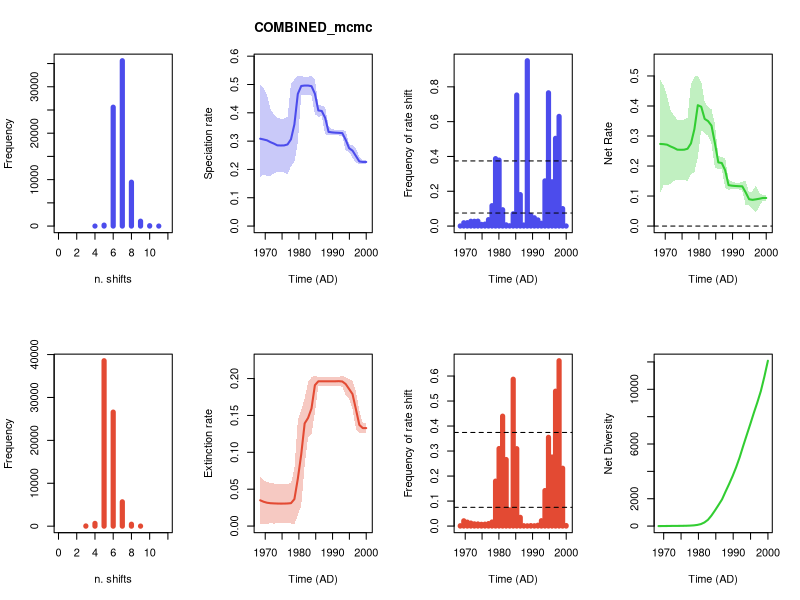

Write the R code that produced this figure.


pdf(file='combined/COMBINED_RTT_plots.pdf',width=12, height=8)
par(mfrow=c(2,4))
library(scales)
###COMBINED_mcmc###

#Number Shifts
unique=c(4.0, 5.0,6.0,7.0,8.0,9.0,10.0,11.0)
counts=c(1, 206,25600,35606,9450,1054,80,3)
plot(unique,counts,type = 'h', xlim = c(0,12.0), ylab = 'Frequency', xlab = 'n. shifts',lwd=5,col='#4c4cec')
#Speciation rate Plot
time=c(1968.5078125, 1969.5234375,1970.5390625,1971.5546875,1972.5703125,1973.5859375,1974.6015625,1975.6171875,1976.6328125,1977.6484375,1978.6640625,1979.6796875,1980.6953125,1981.7109375,1982.7265625,1983.7421875,1984.7578125,1985.7734375,1986.7890625,1987.8046875,1988.8203125,1989.8359375,1990.8515625,1991.8671875,1992.8828125,1993.8984375,1994.9140625,1995.9296875,1996.9453125,1997.9609375,1998.9765625,1999.9921875)
rate=c(0.308541206956, 0.305766090851,0.30271176834,0.296352606721,0.291270121064,0.285089567318,0.284556383586,0.284866661572,0.288272092866,0.306570151526,0.359249861181,0.466730898803,0.494756969257,0.49626628907,0.496270119905,0.494085278667,0.467152559718,0.408369673428,0.406418318102,0.382150093426,0.33264728591,0.330833927625,0.329817165018,0.329281793548,0.328335601479,0.304690823639,0.275208515015,0.266294696912,0.247251067127,0.22821574903,0.226381590576,0.22637829463)
minHPD=c(0.174094169641, 0.18294258194,0.17730337252,0.177493941937,0.186521877704,0.190034710793,0.189936343389,0.18949124543,0.183782491565,0.211133140027,0.226088168003,0.295708815071,0.461906793339,0.464268726948,0.464754606311,0.461179759374,0.394616093673,0.386096497692,0.387985487614,0.323986101076,0.320651671914,0.320171787732,0.320531776561,0.320227322185,0.318166792342,0.266722047796,0.261150033484,0.241213464886,0.222848025606,0.220042387243,0.219932555941,0.219842364653)
maxHPD=c(0.500074466736, 0.487510991782,0.461572577145,0.412511364981,0.394365074468,0.381661066793,0.379722349101,0.37968254765,0.386521140039,0.502680664239,0.517830406984,0.530828767713,0.52906617176,0.527221258987,0.527535530576,0.530662704278,0.518594140509,0.428276675135,0.425293425385,0.421185006554,0.350522319903,0.342872618558,0.339351575843,0.338154253097,0.338902030686,0.335471945167,0.289657759649,0.285185949082,0.274080709503,0.244600188442,0.232759233848,0.232673505378)
plot(time,time,type = 'n', ylim = c(0, 0.583911644484), xlim = c(1968.0,2000.5), ylab = 'Speciation rate', xlab = 'Time (AD)',main='COMBINED_mcmc' )
polygon(c(time, rev(time)), c(maxHPD, rev(minHPD)), col = alpha('#4c4cec',0.3), border = NA)
lines(time,rate, col = '#4c4cec', lwd=2)
#Frequency of shifts
mids=c(1968.52419355, 1969.57258065,1970.62096774,1971.66935484,1972.71774194,1973.76612903,1974.81451613,1975.86290323,1976.91129032,1977.95967742,1979.00806452,1980.05645161,1981.10483871,1982.15322581,1983.2016129,1984.25,1985.2983871,1986.34677419,1987.39516129,1988.44354839,1989.49193548,1990.54032258,1991.58870968,1992.63709677,1993.68548387,1994.73387097,1995.78225806,1996.83064516,1997.87903226,1998.92741935,1999.97580645)
counts=c(0.000722222222222, 0.0189583333333,0.0195416666667,0.0275416666667,0.0275416666667,0.0283472222222,0.00963888888889,0.0112638888889,0.0370138888889,0.117277777778,0.387513888889,0.378875,0.093875,0.00704166666667,0.00186111111111,0.0704305555556,0.752986111111,0.180819444444,0.00618055555556,0.949986111111,0.061125,0.0475416666667,0.0352916666667,0.0161388888889,0.259638888889,0.765736111111,0.2545,0.504041666667,0.630236111111,0.100388888889,0.000652777777778)
plot(mids,counts,type = 'h', xlim = c(1968.0,2000.5), ylim=c(0,0.949986111111), ylab = 'Frequency of rate shift', xlab = 'Time (AD)',lwd=5,col='#4c4cec')
bf2 = 0.0748821529989
bf6 = 0.374255002215
abline(h=bf2, lty=2)
abline(h=bf6, lty=2)
#Net Rate
time=c(1968.5078125, 1969.5234375,1970.5390625,1971.5546875,1972.5703125,1973.5859375,1974.6015625,1975.6171875,1976.6328125,1977.6484375,1978.6640625,1979.6796875,1980.6953125,1981.7109375,1982.7265625,1983.7421875,1984.7578125,1985.7734375,1986.7890625,1987.8046875,1988.8203125,1989.8359375,1990.8515625,1991.8671875,1992.8828125,1993.8984375,1994.9140625,1995.9296875,1996.9453125,1997.9609375,1998.9765625,1999.9921875)
net_rate=c(0.273587178562, 0.272791659276,0.271083918593,0.265352503708,0.260532446631,0.254541686962,0.254104205957,0.25437554644,0.25762379588,0.275522791295,0.322733338939,0.40263401655,0.397490641637,0.357083257641,0.349670159568,0.334606710092,0.276111878405,0.212088595473,0.210128015001,0.185862200485,0.136353233855,0.134528592742,0.133509356529,0.132814843442,0.132297340965,0.112132499123,0.0893957861827,0.0873748859007,0.0890564669476,0.0910810911275,0.0935504013031,0.093554879136)
net_minHPD=c(0.111803516543, 0.136377447456,0.136377447456,0.139629934252,0.151046753641,0.153694358349,0.154188607807,0.154949450002,0.148878765286,0.171895013597,0.180185967582,0.227675085171,0.323384272227,0.308444673066,0.301150576602,0.274821545776,0.195370888127,0.188623628485,0.190579169523,0.126117427016,0.121613724298,0.122110976564,0.122609933825,0.122083484605,0.118609932079,0.069032898734,0.068689474171,0.057630059396,0.045190476534,0.066820676429,0.084443500624,0.084422108059)
net_maxHPD=c(0.488840132553, 0.467523519512,0.434009389974,0.385732507164,0.369871326688,0.354804964861,0.353130185468,0.354307892888,0.361117144234,0.473961512959,0.49756349531,0.500684089874,0.480339309083,0.41515616275,0.39617035643,0.388725446052,0.339706132401,0.233042209929,0.22975982796,0.225759145231,0.154660327826,0.147549477139,0.144406541788,0.143442803158,0.148108525063,0.150948678774,0.110825315784,0.116408775325,0.13608693986,0.110183511451,0.103163803407,0.103129614866)
plot(time,time,type = 'n', ylim = c(0, 0.550752498862), xlim = c(1968.0,2000.5), ylab = 'Net Rate', xlab = 'Time (AD)',lwd=2, main='', col= '#32CD32' )
polygon(c(time, rev(time)), c(net_maxHPD, rev(net_minHPD)), col = alpha('#32CD32',0.3), border = NA)
lines(time,net_rate, col = '#32CD32', lwd=2)
abline(h=0,lty=2)

#Number Shifts
unique=c(3.0, 4.0,5.0,6.0,7.0,8.0,9.0)
counts=c(50, 646,38562,26588,5676,455,23)
plot(unique,counts,type = 'h', xlim = c(0,12.0), ylab = 'Frequency', xlab = 'n. shifts',lwd=5,col='#e34a33')
#Extinction rate Plot
time=c(1968.5078125, 1969.5234375,1970.5390625,1971.5546875,1972.5703125,1973.5859375,1974.6015625,1975.6171875,1976.6328125,1977.6484375,1978.6640625,1979.6796875,1980.6953125,1981.7109375,1982.7265625,1983.7421875,1984.7578125,1985.7734375,1986.7890625,1987.8046875,1988.8203125,1989.8359375,1990.8515625,1991.8671875,1992.8828125,1993.8984375,1994.9140625,1995.9296875,1996.9453125,1997.9609375,1998.9765625,1999.9921875)
rate=c(0.0349540283941, 0.0329744315748,0.0316278497469,0.0310001030124,0.0307376744335,0.030547880356,0.0304521776288,0.0304911151322,0.0306482969868,0.0310473602314,0.0365165222417,0.0640968822537,0.0972663276202,0.139183031429,0.146599960336,0.159478568575,0.191040681313,0.196281077954,0.1962903031,0.196287892942,0.196294052055,0.196305334883,0.196307808489,0.196466950105,0.196038260514,0.192558324516,0.185812728833,0.178919811011,0.158194600179,0.137134657902,0.132831189272,0.132823415494)
minHPD=c(0.00223535625675, 0.00306778558976,0.00315311681711,0.00363073779485,0.00344226680086,0.00353753856989,0.00365603074076,0.00365954076011,0.00365603074076,0.00366265326582,0.00186598487394,0.0153155651871,0.0277122568582,0.0828298052267,0.120553794198,0.124539018986,0.154127356384,0.190252975135,0.190349580033,0.190385253941,0.190385253941,0.190402968059,0.190403779972,0.190220740771,0.18889395635,0.177011187188,0.17219819038,0.158425548492,0.131599647209,0.125863527066,0.125734040722,0.125786942351)
maxHPD=c(0.0670193395749, 0.0621443065652,0.0595153652373,0.0585644754701,0.057651267527,0.0571902668977,0.0570130845956,0.0570267657038,0.0573605477853,0.0582709097382,0.0781300540266,0.142893359914,0.157959087108,0.172723381738,0.195459653464,0.201753460624,0.203705265169,0.202253345546,0.202285876763,0.202292759879,0.202284779846,0.202292759879,0.202292759879,0.20244161765,0.203781547068,0.201736464754,0.199016355301,0.197245347716,0.182595462896,0.156888291721,0.139058313635,0.139104437701)
plot(time,time,type = 'n', ylim = c(0, 0.224159701775), xlim = c(1968.0,2000.5), ylab = 'Extinction rate', xlab = 'Time (AD)',main='' )
polygon(c(time, rev(time)), c(maxHPD, rev(minHPD)), col = alpha('#e34a33',0.3), border = NA)
lines(time,rate, col = '#e34a33', lwd=2)
#Frequency of shifts
mids=c(1968.52419355, 1969.57258065,1970.62096774,1971.66935484,1972.71774194,1973.76612903,1974.81451613,1975.86290323,1976.91129032,1977.95967742,1979.00806452,1980.05645161,1981.10483871,1982.15322581,1983.2016129,1984.25,1985.2983871,1986.34677419,1987.39516129,1988.44354839,1989.49193548,1990.54032258,1991.58870968,1992.63709677,1993.68548387,1994.73387097,1995.78225806,1996.83064516,1997.87903226,1998.92741935,1999.97580645)
counts=c(0.00133333333333, 0.021,0.01575,0.0119305555556,0.00884722222222,0.0085,0.00702777777778,0.00761111111111,0.00986111111111,0.0161388888889,0.179652777778,0.310013888889,0.4395,0.266055555556,0.06475,0.587208333333,0.309458333333,0.0348472222222,0.0015,0.000986111111111,0.00181944444444,0.00126388888889,0.003375,0.0214583333333,0.141972222222,0.354875,0.276138888889,0.539361111111,0.661125,0.231236111111,0.00222222222222)
plot(mids,counts,type = 'h', xlim = c(1968.0,2000.5), ylim=c(0,0.661125), ylab = 'Frequency of rate shift', xlab = 'Time (AD)',lwd=5,col='#e34a33')
abline(h=bf2, lty=2)
abline(h=bf6, lty=2)
#Net Diversity
time=c(1968.5078125, 1969.5234375,1970.5390625,1971.5546875,1972.5703125,1973.5859375,1974.6015625,1975.6171875,1976.6328125,1977.6484375,1978.6640625,1979.6796875,1980.6953125,1981.7109375,1982.7265625,1983.7421875,1984.7578125,1985.7734375,1986.7890625,1987.8046875,1988.8203125,1989.8359375,1990.8515625,1991.8671875,1992.8828125,1993.8984375,1994.9140625,1995.9296875,1996.9453125,1997.9609375,1998.9765625,1999.9921875)
net_diversity=c(1.0, 2.0,5.0,8.0,13.0,13.5,16.0,20.0,25.0,35.5,52.0,85.0,145.0,264.0,456.0,767.5,1141.5,1540.5,1949.0,2521.0,3071.5,3657.5,4304.0,5029.5,5859.5,6658.0,7448.0,8263.5,9038.0,9869.0,10924.0,12088.5)
plot(time,net_diversity,type = 'l', ylab = 'Net Diversity', xlab = 'Time (AD)',lwd=2, main='', col= '#32CD32' )


n <- dev.off()